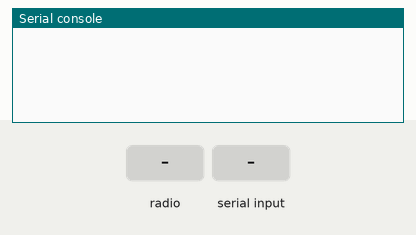
Bench run of a program on a simulated BBC micro:bit (MakeCode). On the bench: the last lines printed to the serial console. Inputs (shaded band) come from the test bench. No radio messages arrive unless stated (any console line starting 'radio sent:' is added by the test bench).

Above: at 1.2 s.
1.3 s: radio message "1" arrives
At 2.4 s:
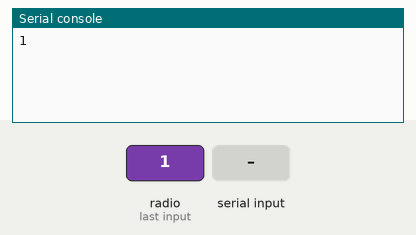
2.8 s: "1" typed at the serial console
At 3.5 s:
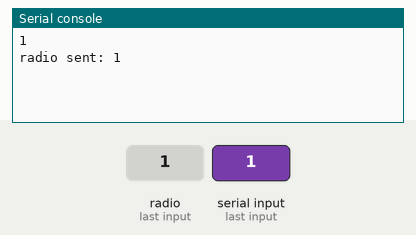

Measured:
- after the input at 1.3 s, the serial console: prints a new line at once (image 1)
- after the input at 2.8 s, the serial console: prints a new line at once (image 2)

The program:

recevierMicrobit.py
```python
# MicroPython script for Receiver Microbit

def on_received_string(receivedString):
    serial.write_line(receivedString)
radio.on_received_string(on_received_string)

def on_data_received():
    radio.send_string(serial.read_line())
serial.on_data_received(serial.delimiters(Delimiters.NEW_LINE), on_data_received)

radio.set_group(147) # moet hetzeflde zijn als QubeMicrobit

def on_forever():
    pass
basic.forever(on_forever)
```
